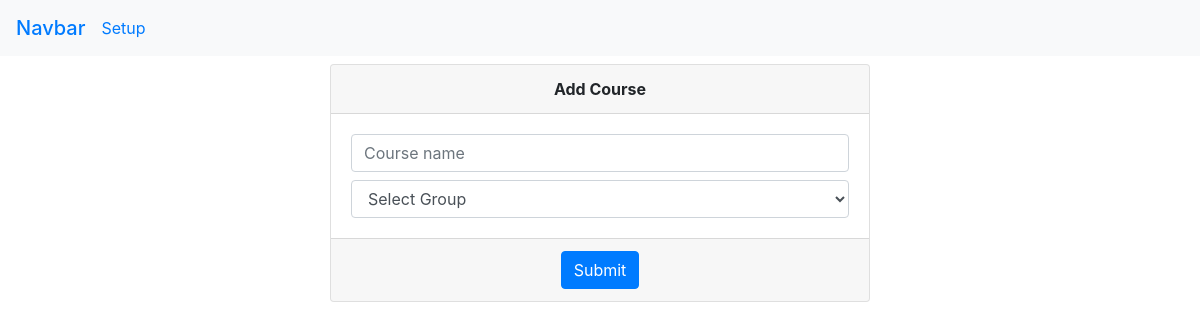
/SuperAdmin/customizeCourse/, run on an earlier commit of the app's database.
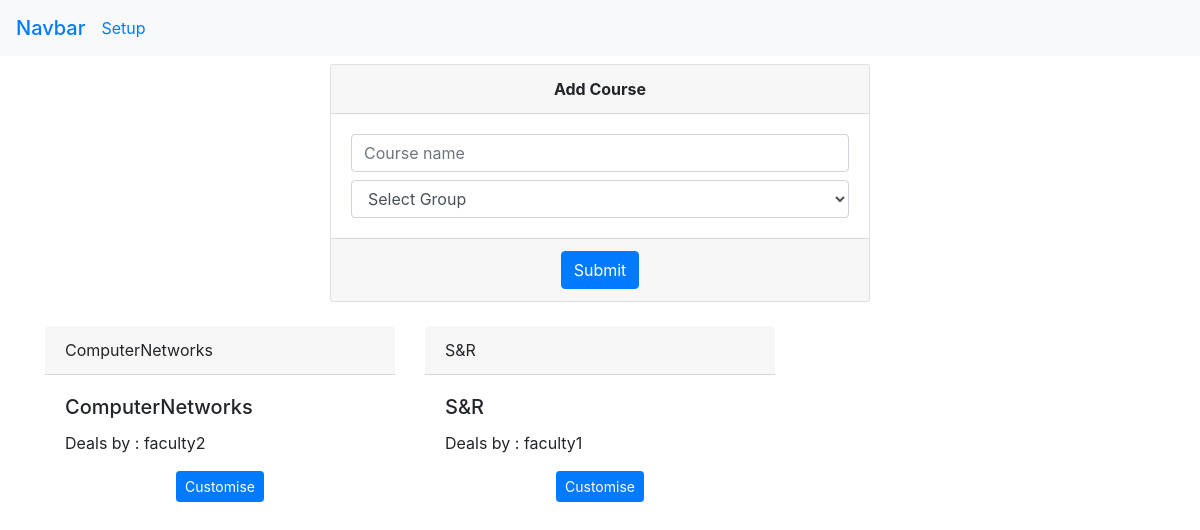
And on a later commit of the database.
### SuperAdmin/models.py (models this page shows, shortened)
class Course(models.Model):
      courseName = models.CharField(max_length=100)
      group = models.ForeignKey(Group,on_delete=models.CASCADE)
      class Meta:
        unique_together = (('courseName','group'))

class FacultyDealsWith(models.Model):
      courseid = models.ForeignKey(Course,on_delete=models.CASCADE)
      faculty = models.ForeignKey(NewUser,on_delete = models.CASCADE)

### App/models.py (models this page shows, shortened)
class NewUser(AbstractBaseUser,PermissionsMixin):
    username = None
    email = models.EmailField(gettext_lazy("email address"),unique=True)
    roll = models.CharField(max_length=10,unique=True)
    name = models.CharField(max_length=200,blank=True)
    mobile = models.CharField(max_length=12,blank=True)
    isStudent = models.BooleanField(default = False)
    isFaculty = models.BooleanField(default=False)
    isAdmin = models.BooleanField(default=False)
    is_staff = models.BooleanField(default=False)
    is_active = models.BooleanField(default=True)
    start_date = models.DateField(default=timezone.now)
    avatar = models.ImageField(upload_to=get_avataar_path, blank=True)
    batch =  models.ForeignKey(Batch,on_delete=models.CASCADE,blank=True,null=True)
    objects = CustomAccountManager()
    USERNAME_FIELD = "email"
    REQUIRED_FIELDS = ['roll','name']

### SuperAdmin/views.py (the view, shortened to what this page needs)
# urls.py: path("customizeCourse/",views.customizeCourse,name="customizeCourse")
def customizeCourse(request):
    courses = Course.objects.all()
    groups = Group.objects.all()
    return render(request,"SuperAdmin/customizecourse.html",{"courses":courses,"groups":groups})

### SuperAdmin/templatetags/superadminCustomtags.py (called while the page is built)
@register.simple_tag
def getFaculty(course):
      faculty = FacultyDealsWith.objects.filter(courseid = course)
      if(len(faculty)>0):
            return faculty[0]
      else:
            return None

### SuperAdmin/templates/SuperAdmin/customizecourse.html (shortened to what this page needs)
{% load superadminCustomtags %}
<!doctype html>
<html lang="en">
  <head>
    <link rel="stylesheet" href="https://cdn.jsdelivr.net/npm/bootstrap@4.6.1/dist/css/bootstrap.min.css">
  </head>
  <body>
      <nav class="navbar navbar-light bg-light mb-2">
            <span class="navbar-brand mb-0 h1"><a href="{% url 'SuperAdmin:dashboard' %}">Navbar</a></span>
            <span class="mr-auto"><a href="{% url 'SuperAdmin:setup' %}">Setup</a></span>
      </nav>
      <div class="container">
            <div class="row">
                <div class="col-lg-3">
                </div>
                <div class="col-lg-6">
                    <div class="card">
                        <div class="card-header d-flex alignitemsceter justify-content-center">
                            <b>Add Course</b>
                        </div>
                        <form method="POST">
                            <div class="card-body">
                                    <div class="row">
                                        <div class="col">
                                            <input  type="text box" class="form-control mb-2" name="course" placeholder="Course name" required />
                                            <select class="form-control" name="group" required>
                                                <option selected disabled> Select Group </option>
                                            </select>
                                        </div>
                                    </div>
                            </div>
                            <div class="card-footer d-flex align-items-center justify-content-center">
                                <button type="submit" class="btn btn-primary">Submit</button>
                            </div>
                        </form>
                    </div>
            </div>
                  <br>
              <div class="container mt-4" >
              <div class="course-box row">
                  {% for course in courses %}
                  <div class="col-sm-6 col-lg-4 col-xs-12">
                      <div class="cards">
                          <div class="card1">
                          <div class="card-header">{{course.courseName}}</div>
                          <div class="card-body">
                              {% getFaculty course.id as f %}
                              <h5 class="card-title">{{course.courseName}}</h5>
                              {% if f %}
                              <p class="card-text">Deals by : {{f.faculty.name}} </p>
                              <center>
                              <button class="btn btn-primary btn-sm" data-toggle="modal"
                                  data-target="#staticBackdrop{{course.id}}">Customise</button></center>
                              {% else %}
                              <center>
                              <button class="btn btn-primary btn-sm" data-toggle="modal" data-target="#staticBackdrop1{{course.id}}">Add
                                  Faculty</button></center>
                              {% endif %}
                          </div>
                          </div>
                                    {% getFaculty course.id as f %}
                      </div>
                  </div>
                  {% endfor %}
              </div>
              </div>
      </div>
  </body>
</html>

What changed in the data, as far as the page shows it:
added Course: courseName "ComputerNetworks"
added FacultyDealsWith: faculty.name "faculty2"
added Course: courseName "S&R"
added FacultyDealsWith: faculty.name "faculty1"
